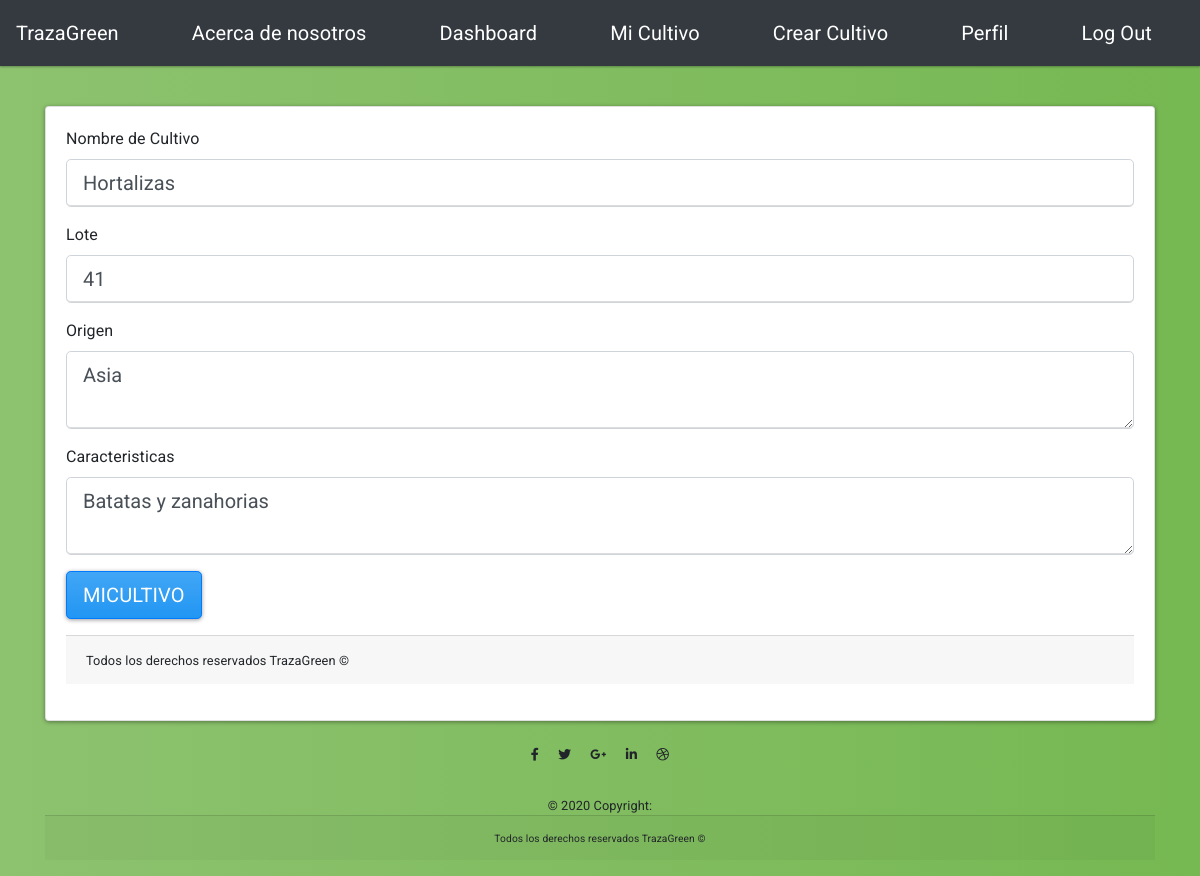
The app's page /1/update (signed in) with its own data.
### trazaGreen/models.py (models this page shows, shortened)
class MiCultivo(db.Model):
    users = db.relationship(User)
    id = db.Column(db.Integer, primary_key=True)
    user_id = db.Column(db.Integer, db.ForeignKey('users.id'), nullable=False)
    fecha = db.Column(db.DateTime, nullable=False, default=datetime.utcnow)
    nombre_cultivo = db.Column(db.Text, nullable=False)
    lote = db.Column(db.Text, nullable=False)
    origen = db.Column(db.String(140), nullable=False)
    caracteristicas = db.Column(db.Text, nullable=False)

### trazaGreen/mis_cultivos/views.py (the view)
@mis_cultivos.route("/<int:mi_cultivo_id>/update", methods=['GET', 'POST'])
@login_required
def update(mi_cultivo_id):
    mi_cultivo = MiCultivo.query.get_or_404(mi_cultivo_id)
    if mi_cultivo.author != current_user:
        abort(403)
    form = MiCultivoForm()
    if form.validate_on_submit():
        mi_cultivo.nombre_cultivo = form.nombre_cultivo.data
        mi_cultivo.lote = form.lote.data
        mi_cultivo.origen = form.origen.data
        mi_cultivo.caracteristicas = form.caracteristicas.data
        db.session.commit()
        flash('Post Updated')
        return redirect(url_for('mis_cultivos.crear_cultivo', mi_cultivo_id=mi_cultivo.id))
    elif request.method == 'GET':
        form.nombre_cultivo.data = mi_cultivo.nombre_cultivo
        form.lote.data = mi_cultivo.lote
        form.origen.data = mi_cultivo.origen
        form.caracteristicas.data = mi_cultivo.caracteristicas
    return render_template('crear_cultivo.html', title='Update',
                           form=form)

### trazaGreen/mis_cultivos/forms.py
class MiCultivoForm(FlaskForm):
    nombre_cultivo = StringField('Nombre de Cultivo', validators=[DataRequired()])
    lote = StringField('Lote', validators=[DataRequired()])
    origen = TextAreaField('Origen', validators=[DataRequired()])
    caracteristicas = TextAreaField('Caracteristicas', validators=[DataRequired()])
    submit = SubmitField('MiCultivo')

### trazaGreen/models.py (called while the page is built)
@login_manager.user_loader
def load_user(user_id):
    return User.query.get(user_id)

### trazaGreen/templates/crear_cultivo.html (shortened to what this page needs)
{% extends "base.html" %}
{% block content %}
<br>
<div class="row">
  <div class="col-lg-12 md-3">
    <div class="card card-body">
      <form class="form-group" method="POST">
         <div class="form-group">
         {{ form.nombre_cultivo.label(class="form-control-label") }}
         {{ form.nombre_cultivo(class="form-control form-control-lg ") }}
         </div>
         <div class="form-group">
         {{ form.lote.label(class="form-control-label") }}
         {{ form.lote(class="form-control form-control-lg") }}
         </div>
         <div class="form-group">
         {{ form.origen.label(class="form-control-label") }}
         {{ form.origen(class="form-control form-control-lg") }}
         </div>
         <div class="form-group">
         {{ form.caracteristicas.label(class="form-control-label") }}
         {{ form.caracteristicas(class="form-control form-control-lg") }}
         </div>
         <div class="form-group">
             {{ form.submit(class="btn btn-lg btn-primary") }}
         </div>
         <div class="card-footer">
           <small class="text">Todos los derechos reservados TrazaGreen ©
         </div>
      </form>
    </div>
  </div>
</div>
{% endblock content %}

### trazaGreen/static/css/base.css (style rules this page uses)
body { background: #76b852; background: -webkit-linear-gradient(right, #76b852, #8DC26F); background: -moz-linear-gradient(right, #76b852, #8DC26F); background: -o-linear-gradient(right, #76b852, #8DC26F); background: linear-gradient(to left, #76b852, #8DC26F); font-family: "Roboto", sans-serif; -webkit-font-smoothing: antialiased; -moz-osx-font-smoothing: grayscale; }

### records on screen
MiCultivo: nombre_cultivo "Hortalizas", lote "41", origen "Asia", caracteristicas "Batatas y zanahorias"
